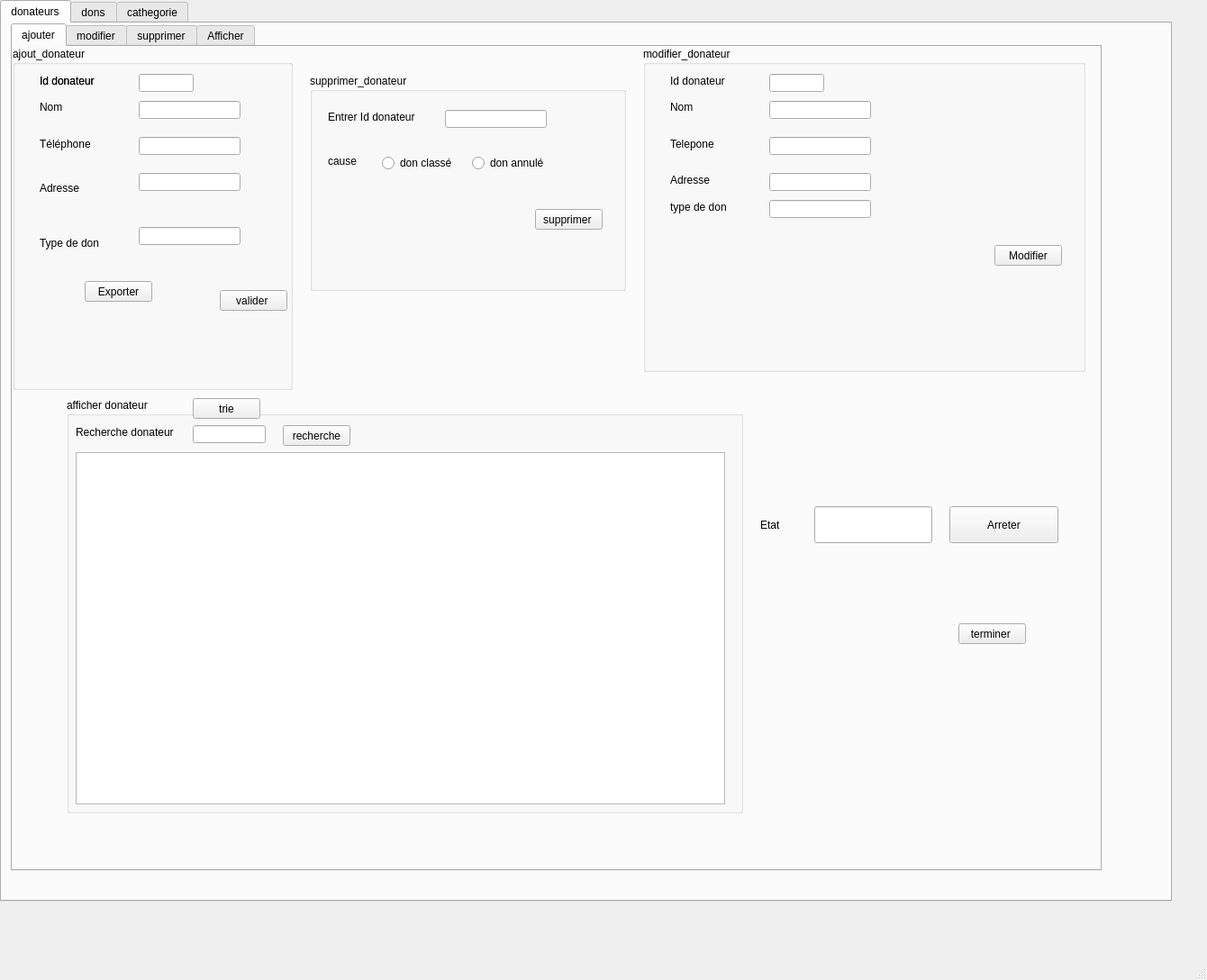
<?xml version="1.0" encoding="UTF-8"?>
<ui version="4.0">
 <class>Maraaa</class>
 <widget class="QMainWindow" name="Maraaa">
  <property name="geometry">
   <rect>
    <x>0</x>
    <y>0</y>
    <width>1340</width>
    <height>1088</height>
   </rect>
  </property>
  <property name="windowTitle">
   <string>MainWindow</string>
  </property>
  <widget class="QWidget" name="centralwidget">
   <widget class="QTabWidget" name="tabWidget">
    <property name="geometry">
     <rect>
      <x>0</x>
      <y>0</y>
      <width>1301</width>
      <height>1001</height>
     </rect>
    </property>
    <property name="currentIndex">
     <number>0</number>
    </property>
    <widget class="QWidget" name="tab_30">
     <attribute name="title">
      <string>donateurs</string>
     </attribute>
     <widget class="QTabWidget" name="tabWidget_7">
      <property name="geometry">
       <rect>
        <x>10</x>
        <y>0</y>
        <width>1211</width>
        <height>941</height>
       </rect>
      </property>
      <property name="currentIndex">
       <number>0</number>
      </property>
      <widget class="QWidget" name="tab_6">
       <attribute name="title">
        <string>ajouter</string>
       </attribute>
       <widget class="QGroupBox" name="ajout_donateur">
        <property name="geometry">
         <rect>
          <x>0</x>
          <y>0</y>
          <width>311</width>
          <height>381</height>
         </rect>
        </property>
        <property name="title">
         <string>ajout_donateur</string>
        </property>
        <widget class="QLineEdit" name="lineEdit">
         <property name="geometry">
          <rect>
           <x>140</x>
           <y>60</y>
           <width>113</width>
           <height>20</height>
          </rect>
         </property>
         <property name="text">
          <string/>
         </property>
        </widget>
        <widget class="QLineEdit" name="lineEdit_2">
         <property name="geometry">
          <rect>
           <x>140</x>
           <y>100</y>
           <width>113</width>
           <height>20</height>
          </rect>
         </property>
         <property name="text">
          <string/>
         </property>
        </widget>
        <widget class="QLineEdit" name="lineEdit_3">
         <property name="geometry">
          <rect>
           <x>140</x>
           <y>140</y>
           <width>113</width>
           <height>20</height>
          </rect>
         </property>
        </widget>
        <widget class="QLabel" name="label">
         <property name="geometry">
          <rect>
           <x>30</x>
           <y>60</y>
           <width>47</width>
           <height>14</height>
          </rect>
         </property>
         <property name="text">
          <string>Nom</string>
         </property>
        </widget>
        <widget class="QLabel" name="label_3">
         <property name="geometry">
          <rect>
           <x>30</x>
           <y>150</y>
           <width>47</width>
           <height>14</height>
          </rect>
         </property>
         <property name="text">
          <string>Adresse</string>
         </property>
        </widget>
        <widget class="QPushButton" name="pushButton">
         <property name="geometry">
          <rect>
           <x>230</x>
           <y>270</y>
           <width>75</width>
           <height>23</height>
          </rect>
         </property>
         <property name="text">
          <string>valider </string>
         </property>
        </widget>
        <widget class="QLabel" name="label_7">
         <property name="geometry">
          <rect>
           <x>30</x>
           <y>210</y>
           <width>71</width>
           <height>16</height>
          </rect>
         </property>
         <property name="text">
          <string>Type de don </string>
         </property>
        </widget>
        <widget class="QLabel" name="label_8">
         <property name="geometry">
          <rect>
           <x>30</x>
           <y>100</y>
           <width>61</width>
           <height>16</height>
          </rect>
         </property>
         <property name="text">
          <string>Téléphone</string>
         </property>
        </widget>
        <widget class="QLineEdit" name="lineEdit_17">
         <property name="geometry">
          <rect>
           <x>140</x>
           <y>30</y>
           <width>61</width>
           <height>20</height>
          </rect>
         </property>
         <property name="text">
          <string/>
         </property>
        </widget>
        <widget class="QLabel" name="label_26">
         <property name="geometry">
          <rect>
           <x>30</x>
           <y>30</y>
           <width>61</width>
           <height>16</height>
          </rect>
         </property>
         <property name="text">
          <string>Id donateur </string>
         </property>
        </widget>
        <widget class="QLineEdit" name="lineEdit_4">
         <property name="geometry">
          <rect>
           <x>140</x>
           <y>200</y>
           <width>113</width>
           <height>20</height>
          </rect>
         </property>
        </widget>
        <widget class="QPushButton" name="excel">
         <property name="geometry">
          <rect>
           <x>80</x>
           <y>260</y>
           <width>75</width>
           <height>23</height>
          </rect>
         </property>
         <property name="text">
          <string>Exporter</string>
         </property>
        </widget>
        <widget class="QLabel" name="label_29">
         <property name="geometry">
          <rect>
           <x>30</x>
           <y>30</y>
           <width>71</width>
           <height>16</height>
          </rect>
         </property>
         <property name="text">
          <string>Id donateur </string>
         </property>
        </widget>
       </widget>
       <widget class="QGroupBox" name="ajout_donateur_3">
        <property name="geometry">
         <rect>
          <x>700</x>
          <y>0</y>
          <width>491</width>
          <height>361</height>
         </rect>
        </property>
        <property name="title">
         <string>modifier_donateur</string>
        </property>
        <widget class="QLineEdit" name="lineEdit_nom">
         <property name="geometry">
          <rect>
           <x>140</x>
           <y>60</y>
           <width>113</width>
           <height>20</height>
          </rect>
         </property>
        </widget>
        <widget class="QLineEdit" name="lineEdit_tlp">
         <property name="geometry">
          <rect>
           <x>140</x>
           <y>100</y>
           <width>113</width>
           <height>20</height>
          </rect>
         </property>
        </widget>
        <widget class="QLabel" name="label_17">
         <property name="geometry">
          <rect>
           <x>30</x>
           <y>60</y>
           <width>47</width>
           <height>14</height>
          </rect>
         </property>
         <property name="text">
          <string>Nom</string>
         </property>
        </widget>
        <widget class="QLabel" name="label_18">
         <property name="geometry">
          <rect>
           <x>30</x>
           <y>100</y>
           <width>61</width>
           <height>16</height>
          </rect>
         </property>
         <property name="text">
          <string>Telepone</string>
         </property>
        </widget>
        <widget class="QLabel" name="label_19">
         <property name="geometry">
          <rect>
           <x>30</x>
           <y>140</y>
           <width>71</width>
           <height>16</height>
          </rect>
         </property>
         <property name="text">
          <string>Adresse</string>
         </property>
        </widget>
        <widget class="QLineEdit" name="lineEdit_add">
         <property name="geometry">
          <rect>
           <x>140</x>
           <y>140</y>
           <width>113</width>
           <height>20</height>
          </rect>
         </property>
        </widget>
        <widget class="QPushButton" name="pushButton_3">
         <property name="geometry">
          <rect>
           <x>390</x>
           <y>220</y>
           <width>75</width>
           <height>23</height>
          </rect>
         </property>
         <property name="text">
          <string>Modifier</string>
         </property>
        </widget>
        <widget class="QLineEdit" name="lineEdit_typedon">
         <property name="geometry">
          <rect>
           <x>140</x>
           <y>170</y>
           <width>113</width>
           <height>20</height>
          </rect>
         </property>
        </widget>
        <widget class="QLabel" name="label_24">
         <property name="geometry">
          <rect>
           <x>30</x>
           <y>170</y>
           <width>81</width>
           <height>16</height>
          </rect>
         </property>
         <property name="text">
          <string>type de don</string>
         </property>
        </widget>
        <widget class="QLabel" name="label_25">
         <property name="geometry">
          <rect>
           <x>30</x>
           <y>30</y>
           <width>81</width>
           <height>16</height>
          </rect>
         </property>
         <property name="text">
          <string>Id donateur </string>
         </property>
        </widget>
        <widget class="QLineEdit" name="lineEdit_16">
         <property name="geometry">
          <rect>
           <x>140</x>
           <y>30</y>
           <width>61</width>
           <height>20</height>
          </rect>
         </property>
        </widget>
       </widget>
       <widget class="QGroupBox" name="ajout_donateur_4">
        <property name="geometry">
         <rect>
          <x>60</x>
          <y>390</y>
          <width>751</width>
          <height>461</height>
         </rect>
        </property>
        <property name="styleSheet">
         <string notr="true"/>
        </property>
        <property name="title">
         <string>afficher donateur</string>
        </property>
        <widget class="QComboBox" name="comboBox_4">
         <property name="geometry">
          <rect>
           <x>140</x>
           <y>340</y>
           <width>111</width>
           <height>22</height>
          </rect>
         </property>
         <item>
          <property name="text">
           <string>vetements</string>
          </property>
         </item>
         <item>
          <property name="text">
           <string>alimentations</string>
          </property>
         </item>
         <item>
          <property name="text">
           <string>santé</string>
          </property>
         </item>
         <item>
          <property name="text">
           <string>meubles</string>
          </property>
         </item>
         <item>
          <property name="text">
           <string>argent</string>
          </property>
         </item>
         <item>
          <property name="text">
           <string/>
          </property>
         </item>
        </widget>
        <widget class="QLabel" name="label_35">
         <property name="geometry">
          <rect>
           <x>20</x>
           <y>340</y>
           <width>71</width>
           <height>16</height>
          </rect>
         </property>
         <property name="text">
          <string>Type de don </string>
         </property>
        </widget>
        <widget class="QLineEdit" name="lineEdit_rech">
         <property name="geometry">
          <rect>
           <x>140</x>
           <y>30</y>
           <width>81</width>
           <height>20</height>
          </rect>
         </property>
        </widget>
        <widget class="QLabel" name="label_37">
         <property name="geometry">
          <rect>
           <x>10</x>
           <y>30</y>
           <width>121</width>
           <height>16</height>
          </rect>
         </property>
         <property name="text">
          <string>Recherche donateur </string>
         </property>
        </widget>
        <widget class="QPushButton" name="pushButton_13">
         <property name="geometry">
          <rect>
           <x>240</x>
           <y>30</y>
           <width>75</width>
           <height>23</height>
          </rect>
         </property>
         <property name="text">
          <string>recherche</string>
         </property>
        </widget>
        <widget class="QTableView" name="tableView">
         <property name="geometry">
          <rect>
           <x>10</x>
           <y>60</y>
           <width>721</width>
           <height>391</height>
          </rect>
         </property>
        </widget>
        <widget class="QPushButton" name="trie">
         <property name="geometry">
          <rect>
           <x>140</x>
           <y>0</y>
           <width>75</width>
           <height>23</height>
          </rect>
         </property>
         <property name="text">
          <string>trie</string>
         </property>
        </widget>
       </widget>
       <widget class="QGroupBox" name="groupBox">
        <property name="geometry">
         <rect>
          <x>330</x>
          <y>30</y>
          <width>351</width>
          <height>241</height>
         </rect>
        </property>
        <property name="title">
         <string>supprimer_donateur</string>
        </property>
        <widget class="QLabel" name="label_27">
         <property name="geometry">
          <rect>
           <x>20</x>
           <y>40</y>
           <width>111</width>
           <height>16</height>
          </rect>
         </property>
         <property name="text">
          <string>Entrer Id donateur </string>
         </property>
        </widget>
        <widget class="QLineEdit" name="lineEdit_18">
         <property name="geometry">
          <rect>
           <x>150</x>
           <y>40</y>
           <width>113</width>
           <height>20</height>
          </rect>
         </property>
        </widget>
        <widget class="QPushButton" name="pushButton_12">
         <property name="geometry">
          <rect>
           <x>250</x>
           <y>150</y>
           <width>75</width>
           <height>23</height>
          </rect>
         </property>
         <property name="text">
          <string>supprimer </string>
         </property>
        </widget>
        <widget class="QLabel" name="label_28">
         <property name="geometry">
          <rect>
           <x>20</x>
           <y>90</y>
           <width>47</width>
           <height>14</height>
          </rect>
         </property>
         <property name="text">
          <string>cause </string>
         </property>
        </widget>
        <widget class="QRadioButton" name="radioButton_7">
         <property name="geometry">
          <rect>
           <x>80</x>
           <y>90</y>
           <width>83</width>
           <height>18</height>
          </rect>
         </property>
         <property name="text">
          <string>don classé</string>
         </property>
        </widget>
        <widget class="QRadioButton" name="radioButton_8">
         <property name="geometry">
          <rect>
           <x>180</x>
           <y>90</y>
           <width>101</width>
           <height>18</height>
          </rect>
         </property>
         <property name="text">
          <string>don annulé</string>
         </property>
        </widget>
       </widget>
       <widget class="QPushButton" name="pushButton_23">
        <property name="geometry">
         <rect>
          <x>1050</x>
          <y>640</y>
          <width>75</width>
          <height>23</height>
         </rect>
        </property>
        <property name="text">
         <string>terminer </string>
        </property>
       </widget>
       <widget class="QPushButton" name="art">
        <property name="geometry">
         <rect>
          <x>1040</x>
          <y>510</y>
          <width>121</width>
          <height>41</height>
         </rect>
        </property>
        <property name="text">
         <string>Arreter</string>
        </property>
       </widget>
       <widget class="QLabel" name="label_4">
        <property name="geometry">
         <rect>
          <x>830</x>
          <y>520</y>
          <width>41</width>
          <height>21</height>
         </rect>
        </property>
        <property name="text">
         <string>Etat</string>
        </property>
       </widget>
       <widget class="QLineEdit" name="etat">
        <property name="geometry">
         <rect>
          <x>890</x>
          <y>510</y>
          <width>131</width>
          <height>41</height>
         </rect>
        </property>
       </widget>
      </widget>
      <widget class="QWidget" name="tab_7">
       <attribute name="title">
        <string>modifier</string>
       </attribute>
      </widget>
      <widget class="QWidget" name="tab_29">
       <attribute name="title">
        <string>supprimer</string>
       </attribute>
      </widget>
      <widget class="QWidget" name="tab_11">
       <attribute name="title">
        <string>Afficher</string>
       </attribute>
      </widget>
     </widget>
    </widget>
    <widget class="QWidget" name="tab_32">
     <attribute name="title">
      <string>dons</string>
     </attribute>
     <widget class="QGroupBox" name="ajout_donateur_2">
      <property name="geometry">
       <rect>
        <x>30</x>
        <y>10</y>
        <width>311</width>
        <height>611</height>
       </rect>
      </property>
      <property name="title">
       <string>ajout_don</string>
      </property>
      <widget class="QLineEdit" name="quantiteedon">
       <property name="geometry">
        <rect>
         <x>120</x>
         <y>120</y>
         <width>113</width>
         <height>20</height>
        </rect>
       </property>
       <property name="text">
        <string/>
       </property>
      </widget>
      <widget class="QLabel" name="label_2">
       <property name="geometry">
        <rect>
         <x>30</x>
         <y>150</y>
         <width>47</width>
         <height>14</height>
        </rect>
       </property>
       <property name="text">
        <string>type don </string>
       </property>
      </widget>
      <widget class="QPushButton" name="boutonajoutdon">
       <property name="geometry">
        <rect>
         <x>230</x>
         <y>570</y>
         <width>75</width>
         <height>23</height>
        </rect>
       </property>
       <property name="text">
        <string>valider </string>
       </property>
      </widget>
      <widget class="QLabel" name="label_10">
       <property name="geometry">
        <rect>
         <x>30</x>
         <y>120</y>
         <width>61</width>
         <height>16</height>
        </rect>
       </property>
       <property name="text">
        <string>quantitée</string>
       </property>
      </widget>
      <widget class="QPushButton" name="excel_2">
       <property name="geometry">
        <rect>
         <x>150</x>
         <y>570</y>
         <width>75</width>
         <height>23</height>
        </rect>
       </property>
       <property name="text">
        <string>Exporter</string>
       </property>
      </widget>
      <widget class="QComboBox" name="comboBox1">
       <property name="geometry">
        <rect>
         <x>120</x>
         <y>150</y>
         <width>111</width>
         <height>22</height>
        </rect>
       </property>
       <item>
        <property name="text">
         <string>vetement</string>
        </property>
       </item>
       <item>
        <property name="text">
         <string>meuble</string>
        </property>
       </item>
       <item>
        <property name="text">
         <string>argent</string>
        </property>
       </item>
       <item>
        <property name="text">
         <string>alimentation</string>
        </property>
       </item>
      </widget>
      <widget class="QLabel" name="label_34">
       <property name="geometry">
        <rect>
         <x>30</x>
         <y>80</y>
         <width>71</width>
         <height>16</height>
        </rect>
       </property>
       <property name="text">
        <string>Id donateur </string>
       </property>
      </widget>
      <widget class="QLineEdit" name="iddonateurr">
       <property name="geometry">
        <rect>
         <x>120</x>
         <y>80</y>
         <width>113</width>
         <height>20</height>
        </rect>
       </property>
       <property name="text">
        <string/>
       </property>
      </widget>
      <widget class="QGroupBox" name="groupBox_5">
       <property name="geometry">
        <rect>
         <x>10</x>
         <y>190</y>
         <width>291</width>
         <height>331</height>
        </rect>
       </property>
       <property name="title">
        <string>cathegorie</string>
       </property>
       <widget class="QGroupBox" name="groupBox_6">
        <property name="geometry">
         <rect>
          <x>10</x>
          <y>20</y>
          <width>271</width>
          <height>121</height>
         </rect>
        </property>
        <property name="title">
         <string>vetement</string>
        </property>
        <widget class="QComboBox" name="c1">
         <property name="geometry">
          <rect>
           <x>110</x>
           <y>20</y>
           <width>71</width>
           <height>22</height>
          </rect>
         </property>
         <item>
          <property name="text">
           <string>homme</string>
          </property>
         </item>
         <item>
          <property name="text">
           <string>femme</string>
          </property>
         </item>
         <item>
          <property name="text">
           <string>fille</string>
          </property>
         </item>
         <item>
          <property name="text">
           <string>garcon</string>
          </property>
         </item>
         <item>
          <property name="text">
           <string>bebee</string>
          </property>
         </item>
        </widget>
        <widget class="QLabel" name="label_15">
         <property name="geometry">
          <rect>
           <x>10</x>
           <y>20</y>
           <width>61</width>
           <height>16</height>
          </rect>
         </property>
         <property name="text">
          <string>age +sexe</string>
         </property>
        </widget>
        <widget class="QLabel" name="label_16">
         <property name="geometry">
          <rect>
           <x>10</x>
           <y>50</y>
           <width>71</width>
           <height>16</height>
          </rect>
         </property>
         <property name="text">
          <string>type vetement</string>
         </property>
        </widget>
        <widget class="QComboBox" name="c2">
         <property name="geometry">
          <rect>
           <x>110</x>
           <y>50</y>
           <width>71</width>
           <height>22</height>
          </rect>
         </property>
         <item>
          <property name="text">
           <string>haut</string>
          </property>
         </item>
         <item>
          <property name="text">
           <string>bas</string>
          </property>
         </item>
         <item>
          <property name="text">
           <string>chaussure</string>
          </property>
         </item>
         <item>
          <property name="text">
           <string>veste</string>
          </property>
         </item>
         <item>
          <property name="text">
           <string>autre</string>
          </property>
         </item>
        </widget>
        <widget class="QPushButton" name="pushButton_7">
         <property name="geometry">
          <rect>
           <x>190</x>
           <y>30</y>
           <width>75</width>
           <height>23</height>
          </rect>
         </property>
         <property name="text">
          <string>stat</string>
         </property>
        </widget>
       </widget>
       <widget class="QGroupBox" name="groupBox_8">
        <property name="geometry">
         <rect>
          <x>10</x>
          <y>240</y>
          <width>271</width>
          <height>51</height>
         </rect>
        </property>
        <property name="title">
         <string>argent</string>
        </property>
        <widget class="QLabel" name="label_75">
         <property name="geometry">
          <rect>
           <x>10</x>
           <y>20</y>
           <width>71</width>
           <height>16</height>
          </rect>
         </property>
         <property name="text">
          <string>montant</string>
         </property>
        </widget>
        <widget class="QLineEdit" name="c4">
         <property name="geometry">
          <rect>
           <x>80</x>
           <y>20</y>
           <width>113</width>
           <height>20</height>
          </rect>
         </property>
        </widget>
        <widget class="QLabel" name="label_76">
         <property name="geometry">
          <rect>
           <x>200</x>
           <y>20</y>
           <width>71</width>
           <height>16</height>
          </rect>
         </property>
         <property name="text">
          <string>dt</string>
         </property>
        </widget>
       </widget>
       <widget class="QGroupBox" name="groupBox_7">
        <property name="geometry">
         <rect>
          <x>10</x>
          <y>150</y>
          <width>271</width>
          <height>81</height>
         </rect>
        </property>
        <property name="title">
         <string>meuble</string>
        </property>
        <widget class="QComboBox" name="c3">
         <property name="geometry">
          <rect>
           <x>100</x>
           <y>30</y>
           <width>81</width>
           <height>22</height>
          </rect>
         </property>
         <item>
          <property name="text">
           <string>table</string>
          </property>
         </item>
         <item>
          <property name="text">
           <string>porte</string>
          </property>
         </item>
         <item>
          <property name="text">
           <string>lit</string>
          </property>
         </item>
         <item>
          <property name="text">
           <string>salon</string>
          </property>
         </item>
         <item>
          <property name="text">
           <string>electromenager</string>
          </property>
         </item>
        </widget>
        <widget class="QLabel" name="label_74">
         <property name="geometry">
          <rect>
           <x>10</x>
           <y>30</y>
           <width>71</width>
           <height>16</height>
          </rect>
         </property>
         <property name="text">
          <string>type meuble</string>
         </property>
        </widget>
       </widget>
      </widget>
      <widget class="QLineEdit" name="id_don">
       <property name="geometry">
        <rect>
         <x>120</x>
         <y>40</y>
         <width>113</width>
         <height>20</height>
        </rect>
       </property>
       <property name="text">
        <string/>
       </property>
      </widget>
      <widget class="QLabel" name="label_48">
       <property name="geometry">
        <rect>
         <x>30</x>
         <y>40</y>
         <width>61</width>
         <height>16</height>
        </rect>
       </property>
       <property name="text">
        <string>Id don </string>
       </property>
      </widget>
     </widget>
     <widget class="QGroupBox" name="ajout_donateur_6">
      <property name="geometry">
       <rect>
        <x>380</x>
        <y>20</y>
        <width>321</width>
        <height>461</height>
       </rect>
      </property>
      <property name="styleSheet">
       <string notr="true"/>
      </property>
      <property name="title">
       <string>afficher don</string>
      </property>
      <widget class="QComboBox" name="comboBox_6">
       <property name="geometry">
        <rect>
         <x>140</x>
         <y>340</y>
         <width>111</width>
         <height>22</height>
        </rect>
       </property>
       <item>
        <property name="text">
         <string>vetements</string>
        </property>
       </item>
       <item>
        <property name="text">
         <string>alimentations</string>
        </property>
       </item>
       <item>
        <property name="text">
         <string>santé</string>
        </property>
       </item>
       <item>
        <property name="text">
         <string>meubles</string>
        </property>
       </item>
       <item>
        <property name="text">
         <string>argent</string>
        </property>
       </item>
       <item>
        <property name="text">
         <string/>
        </property>
       </item>
      </widget>
      <widget class="QLabel" name="label_36">
       <property name="geometry">
        <rect>
         <x>20</x>
         <y>340</y>
         <width>71</width>
         <height>16</height>
        </rect>
       </property>
       <property name="text">
        <string>Type de don </string>
       </property>
      </widget>
      <widget class="QTableView" name="tableView_2">
       <property name="geometry">
        <rect>
         <x>10</x>
         <y>60</y>
         <width>291</width>
         <height>391</height>
        </rect>
       </property>
      </widget>
     </widget>
     <widget class="QGroupBox" name="ajout_donateur_7">
      <property name="geometry">
       <rect>
        <x>710</x>
        <y>10</y>
        <width>491</width>
        <height>511</height>
       </rect>
      </property>
      <property name="title">
       <string>modifier_don</string>
      </property>
      <widget class="QLineEdit" name="lineEdit_tlp_2">
       <property name="geometry">
        <rect>
         <x>120</x>
         <y>150</y>
         <width>113</width>
         <height>20</height>
        </rect>
       </property>
      </widget>
      <widget class="QLabel" name="label_20">
       <property name="geometry">
        <rect>
         <x>40</x>
         <y>120</y>
         <width>47</width>
         <height>14</height>
        </rect>
       </property>
       <property name="text">
        <string>type</string>
       </property>
      </widget>
      <widget class="QLabel" name="label_21">
       <property name="geometry">
        <rect>
         <x>50</x>
         <y>150</y>
         <width>47</width>
         <height>14</height>
        </rect>
       </property>
       <property name="text">
        <string>qte</string>
       </property>
      </widget>
      <widget class="QPushButton" name="pushButton_4">
       <property name="geometry">
        <rect>
         <x>390</x>
         <y>220</y>
         <width>75</width>
         <height>23</height>
        </rect>
       </property>
       <property name="text">
        <string>Modifier</string>
       </property>
      </widget>
      <widget class="QLabel" name="label_31">
       <property name="geometry">
        <rect>
         <x>30</x>
         <y>70</y>
         <width>71</width>
         <height>16</height>
        </rect>
       </property>
       <property name="text">
        <string>Id donateur</string>
       </property>
      </widget>
      <widget class="QLineEdit" name="lineEdit_20">
       <property name="geometry">
        <rect>
         <x>120</x>
         <y>70</y>
         <width>61</width>
         <height>20</height>
        </rect>
       </property>
      </widget>
      <widget class="QComboBox" name="comboBox_3">
       <property name="geometry">
        <rect>
         <x>120</x>
         <y>110</y>
         <width>111</width>
         <height>22</height>
        </rect>
       </property>
       <item>
        <property name="text">
         <string>vetement</string>
        </property>
       </item>
       <item>
        <property name="text">
         <string>meuble</string>
        </property>
       </item>
       <item>
        <property name="text">
         <string>argent</string>
        </property>
       </item>
       <item>
        <property name="text">
         <string>alimentation</string>
        </property>
       </item>
      </widget>
      <widget class="QGroupBox" name="groupBox_9">
       <property name="geometry">
        <rect>
         <x>30</x>
         <y>190</y>
         <width>291</width>
         <height>331</height>
        </rect>
       </property>
       <property name="title">
        <string>cathegorie</string>
       </property>
       <widget class="QGroupBox" name="groupBox_10">
        <property name="geometry">
         <rect>
          <x>10</x>
          <y>20</y>
          <width>271</width>
          <height>121</height>
         </rect>
        </property>
        <property name="title">
         <string>vetement</string>
        </property>
        <widget class="QComboBox" name="c11">
         <property name="geometry">
          <rect>
           <x>110</x>
           <y>20</y>
           <width>71</width>
           <height>22</height>
          </rect>
         </property>
         <item>
          <property name="text">
           <string>homme</string>
          </property>
         </item>
         <item>
          <property name="text">
           <string>femme</string>
          </property>
         </item>
         <item>
          <property name="text">
           <string>fille</string>
          </property>
         </item>
         <item>
          <property name="text">
           <string>garçon</string>
          </property>
         </item>
         <item>
          <property name="text">
           <string>bebe</string>
          </property>
         </item>
        </widget>
        <widget class="QLabel" name="label_77">
         <property name="geometry">
          <rect>
           <x>10</x>
           <y>20</y>
           <width>61</width>
           <height>16</height>
          </rect>
         </property>
         <property name="text">
          <string>age +sexe</string>
         </property>
        </widget>
        <widget class="QLabel" name="label_78">
         <property name="geometry">
          <rect>
           <x>10</x>
           <y>50</y>
           <width>71</width>
           <height>16</height>
          </rect>
         </property>
         <property name="text">
          <string>type vetement</string>
         </property>
        </widget>
        <widget class="QComboBox" name="c22">
         <property name="geometry">
          <rect>
           <x>110</x>
           <y>50</y>
           <width>71</width>
           <height>22</height>
          </rect>
         </property>
         <item>
          <property name="text">
           <string>haut</string>
          </property>
         </item>
         <item>
          <property name="text">
           <string>bas</string>
          </property>
         </item>
         <item>
          <property name="text">
           <string>chaussure</string>
          </property>
         </item>
         <item>
          <property name="text">
           <string>veste</string>
          </property>
         </item>
         <item>
          <property name="text">
           <string>autre</string>
          </property>
         </item>
        </widget>
       </widget>
       <widget class="QGroupBox" name="groupBox_11">
        <property name="geometry">
         <rect>
          <x>10</x>
          <y>240</y>
          <width>271</width>
          <height>51</height>
         </rect>
        </property>
        <property name="title">
         <string>argent</string>
        </property>
        <widget class="QLabel" name="label_79">
         <property name="geometry">
          <rect>
           <x>10</x>
           <y>20</y>
           <width>71</width>
           <height>16</height>
          </rect>
         </property>
         <property name="text">
          <string>montant</string>
         </property>
        </widget>
        <widget class="QLineEdit" name="c44">
         <property name="geometry">
          <rect>
           <x>80</x>
           <y>20</y>
           <width>113</width>
           <height>20</height>
          </rect>
         </property>
        </widget>
        <widget class="QLabel" name="label_80">
         <property name="geometry">
          <rect>
           <x>200</x>
           <y>20</y>
           <width>71</width>
           <height>16</height>
          </rect>
         </property>
         <property name="text">
          <string>dt</string>
         </property>
        </widget>
       </widget>
       <widget class="QGroupBox" name="groupBox_12">
        <property name="geometry">
         <rect>
          <x>10</x>
          <y>150</y>
          <width>271</width>
          <height>81</height>
         </rect>
        </property>
        <property name="title">
         <string>meuble</string>
        </property>
        <widget class="QComboBox" name="c33">
         <property name="geometry">
          <rect>
           <x>100</x>
           <y>30</y>
           <width>81</width>
           <height>22</height>
          </rect>
         </property>
         <item>
          <property name="text">
           <string>table</string>
          </property>
         </item>
         <item>
          <property name="text">
           <string>porte</string>
          </property>
         </item>
         <item>
          <property name="text">
           <string>lit</string>
          </property>
         </item>
         <item>
          <property name="text">
           <string>salon</string>
          </property>
         </item>
         <item>
          <property name="text">
           <string>electromenager</string>
          </property>
         </item>
        </widget>
        <widget class="QLabel" name="label_81">
         <property name="geometry">
          <rect>
           <x>10</x>
           <y>30</y>
           <width>71</width>
           <height>16</height>
          </rect>
         </property>
         <property name="text">
          <string>type meuble</string>
         </property>
        </widget>
       </widget>
      </widget>
      <widget class="QLabel" name="label_49">
       <property name="geometry">
        <rect>
         <x>30</x>
         <y>30</y>
         <width>61</width>
         <height>16</height>
        </rect>
       </property>
       <property name="text">
        <string>Id don</string>
       </property>
      </widget>
      <widget class="QLineEdit" name="lineEdit_21">
       <property name="geometry">
        <rect>
         <x>120</x>
         <y>30</y>
         <width>61</width>
         <height>20</height>
        </rect>
       </property>
      </widget>
     </widget>
     <widget class="QGroupBox" name="groupBox_2">
      <property name="geometry">
       <rect>
        <x>340</x>
        <y>500</y>
        <width>351</width>
        <height>241</height>
       </rect>
      </property>
      <property name="title">
       <string>supprimer_don</string>
      </property>
      <widget class="QPushButton" name="supprimerdon">
       <property name="geometry">
        <rect>
         <x>250</x>
         <y>150</y>
         <width>75</width>
         <height>23</height>
        </rect>
       </property>
       <property name="text">
        <string>supprimer </string>
       </property>
      </widget>
      <widget class="QLabel" name="label_33">
       <property name="geometry">
        <rect>
         <x>20</x>
         <y>80</y>
         <width>91</width>
         <height>16</height>
        </rect>
       </property>
       <property name="text">
        <string>id_don</string>
       </property>
      </widget>
      <widget class="QLineEdit" name="lineEdit_22">
       <property name="geometry">
        <rect>
         <x>130</x>
         <y>80</y>
         <width>113</width>
         <height>20</height>
        </rect>
       </property>
      </widget>
     </widget>
     <widget class="QWidget" name="widget" native="true">
      <property name="geometry">
       <rect>
        <x>750</x>
        <y>580</y>
        <width>511</width>
        <height>361</height>
       </rect>
      </property>
     </widget>
     <widget class="QLabel" name="label_5">
      <property name="geometry">
       <rect>
        <x>900</x>
        <y>530</y>
        <width>181</width>
        <height>41</height>
       </rect>
      </property>
      <property name="font">
       <font>
        <pointsize>20</pointsize>
       </font>
      </property>
      <property name="text">
       <string>Statistiques</string>
      </property>
     </widget>
    </widget>
    <widget class="QWidget" name="tab_31">
     <attribute name="title">
      <string>cathegorie</string>
     </attribute>
    </widget>
   </widget>
  </widget>
  <widget class="QMenuBar" name="menubar">
   <property name="geometry">
    <rect>
     <x>0</x>
     <y>0</y>
     <width>1340</width>
     <height>26</height>
    </rect>
   </property>
  </widget>
  <widget class="QStatusBar" name="statusbar"/>
 </widget>
 <resources/>
 <connections/>
</ui>
